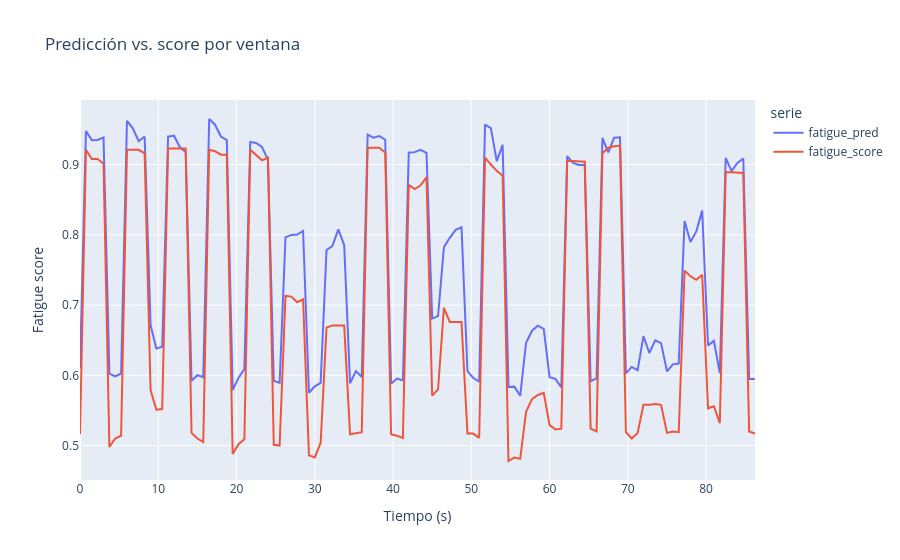

The cell this chart's notebook holds for it:
### Markdown cell above
### 4. Visualizations

Temporal comparison and scatter analysis of fatigue_pred vs. fatigue_score.

### Code cell
import plotly.express as px

if "fatigue_score" in pred_df.columns and not pred_df["fatigue_score"].isna().all():
    long_df = pred_df.melt(
        id_vars=["start_s"],
        value_vars=["fatigue_pred", "fatigue_score"],
        var_name="serie",
        value_name="valor",
    )
else:
    long_df = pred_df[["start_s", "fatigue_pred"]].assign(serie="fatigue_pred", valor=pred_df["fatigue_pred"])

fig = px.line(long_df, x="start_s", y="valor", color="serie", title="Predicción vs. score por ventana")
fig.update_layout(xaxis_title="Tiempo (s)", yaxis_title="Fatigue score")
fig.show()
